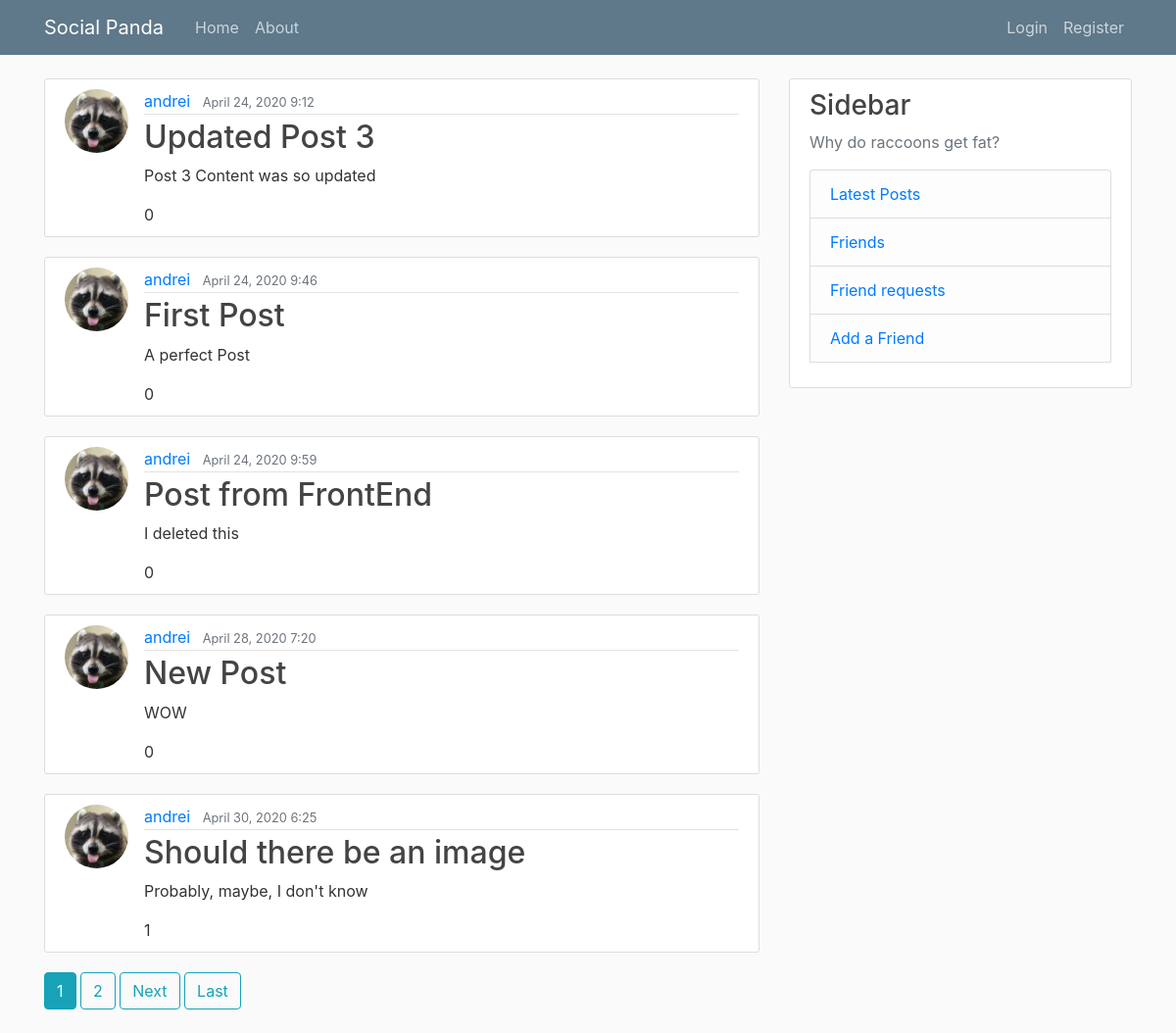
The page / on the database its author committed.
### blog/models.py (models this page shows, shortened)
class Post(models.Model):
    title = models.CharField(max_length=100)
    content = models.TextField()  # unrestriced text
    date_posted = models.DateTimeField(default=timezone.now)
    author = models.ForeignKey(User, on_delete=models.CASCADE)

### users/models.py (models this page shows, shortened)
class Profile(models.Model):
    user = models.OneToOneField(User, on_delete=models.CASCADE)
    image = models.ImageField(default='default.jpg', upload_to='profile_pics')

### blog/views.py (the view)
# urls.py: path('', PostListView.as_view(), name='blog-home'),
class PostListView(ListView):
    model = Post
    template_name = 'blog/home.html'  # <app>/<model>_<viewtype>.html
    context_object_name = 'posts'
    ordering = ['-date_posted']
    paginate_by = 5  # this adds first pagination functionality
    def get_queryset(self):
        if self.request.user.is_authenticated:
            return Post.objects.all().annotate(like_count=Count('likes'),
                                               liked=Count('likes', filter=Q(likes__user=self.request.user))
                                               ).order_by('-date_posted')
        else:
            return Post.objects.all().annotate(like_count=Count('likes'))

### blog/context_processors.py (called while the page is built)
def friend_requests(request):
    user = request.user
    friend_request_count = FriendRequest.objects.filter(receiver_id=user.id).count()
    friend_count = Friend.objects.filter(current_user_id=user.id).count()
    return {
        "friend_request_count": friend_request_count,
        "friends_count": friend_count,
    }

### blog/templates/blog/home.html (shortened to what this page needs)
{% extends 'blog/base.html'%}
{% block content %}
{% for post in posts %}
<article class="media content-section">
    <img class="rounded-circle article-img" src="{{ post.author.profile.image.url }}">
    <div class="media-body">
        <div class="article-metadata">
            <a class="mr-2" href="{% url 'user-posts' post.author.username %}">{{ post.author }}</a>
            <small class="text-muted">{{ post.date_posted|date:"F d, Y f" }}</small>
        </div>
            <h2><a class="article-title" href="{% url 'post-detail' post.id %}">{{ post.title }}</a></h2>
            <p class="article-content">{{ post.content }}</p>
            <form action="/like/" method="post">
                {% if user.is_authenticated  %}
                <input type="hidden" value="{{ post.id }}" name="post_id"/>
                <input type="hidden" value="{{  request.get_full_path }}" name="current_page"/>
                <a class="text-muted">Likes: {{ post.like_count }}</a>
                {% if user.id != post.author.id %}
                {% if post.liked == 0 %}
                <button class="btn btn-outline-info mb-1 material-icons" style="float:right" type="submit">thumb_up
                </button>
                {% else %}
                <button class="btn btn-outline-danger mb-1 material-icons" style="float:right" type="submit">
                    thumb_down
                </button>
                {% endif %}
                {% else %}
                <button class="btn btn-secondary mb-1 material-icons disabled" style="float:right">thumb_up</button>
                {% endif %}
                {% else %}
                <a>{{ post.like_count }}</a>
                {% endif %}
            </form>
          </div>
        </article>
    {% endfor %}
    {% if is_paginated %}
        {% for num in page_obj.paginator.page_range %}
            {% if page_obj.number == num %}
                <a class="btn btn-info mb-4" href="?page={{ num }}">{{ num }}</a>
            {% elif num > page_obj.number|add:'-3' and num < page_obj.number|add:'3' %}
                 <a class="btn btn-outline-info mb-4" href="?page={{ num }}">{{ num }}</a>
            {% endif%}
        {% endfor %}
        {% if page_obj.has_next %}
            <a class="btn btn-outline-info mb-4" href="?page={{ page_obj.next_page_number}}">Next</a>
            <a class="btn btn-outline-info mb-4" href="?page={{ page_obj.paginator.num_pages }}">Last</a>
        {% endif %}
    {% endif %}
{% endblock content %}

### blog/templates/blog/base.html (shortened to what this page needs)
{% load static %}
<!DOCTYPE html>
<html>
<head>
    <link rel="stylesheet" href="https://maxcdn.bootstrapcdn.com/bootstrap/4.0.0/css/bootstrap.min.css">
    <link  rel="stylesheet" type="text/css" href="{% static 'blog/main.css'%}">
</head>
<body>
    <header class="site-header">
      <nav class="navbar navbar-expand-md navbar-dark bg-steel fixed-top">
        <div class="container">
          <a class="navbar-brand mr-4" href="{% url 'blog-home' %}">Social Panda</a>
          <div class="collapse navbar-collapse" id="navbarToggle">
            <div class="navbar-nav mr-auto">
              <a class="nav-item nav-link" href="{% url 'blog-home' %}">Home</a>
              <a class="nav-item nav-link" href="{% url 'blog-about' %}">About</a>
            </div>
            <div class="navbar-nav">
              {% if user.is_authenticated %}
                <a class="nav-item nav-link" href="{% url 'post-create' %}">New Post</a>
                <a class="nav-item nav-link" href="{% url 'profile' %}">Profile</a>
                <a class="nav-item nav-link" href="{% url 'logout' %}">Logout</a>
              {% else %}
                <a class="nav-item nav-link" href="{% url 'login' %}">Login</a>
                <a class="nav-item nav-link" href="{% url 'register' %}">Register</a>
              {% endif %}
            </div>
          </div>
        </div>
      </nav>
    </header>
    <main role="main" class="container">
      <div class="row">
        <div class="col-md-8">
            {% block content %}{% endblock %}
        </div>
        <div class="col-md-4">
            <div class="content-section">
                <h3>Sidebar</h3>
                <p class='text-muted'> Why do raccoons get fat?
                <ul class="list-group">
                    <li class="list-group-item list-group-item-light"><a href="{% url 'blog-home' %}">Latest Posts</a>
                    </li>
                    {% if friends_count == 0 %}
                    <li class="list-group-item list-group-item-light"><a href="{% url 'friends' %}">Friends</a></li>
                    {% else %}
                    <li class="list-group-item list-group-item-light"><a href="{% url 'friends' %}">Friends ({{
                        friends_count }})</a></li>
                    {% endif %}
                    {% if friend_request_count == 0 %}
                    <li class="list-group-item list-group-item-light"><a href="{% url 'friend-request' %}">Friend
                        requests</a></li>
                    {% else %}
                    <li class="list-group-item list-group-item-light"><a href="{% url 'friend-request' %}">Friend
                        requests ({{ friend_request_count }})</a></li>
                    {% endif %}
                    <li class="list-group-item list-group-item-light"><a href="{% url 'add-friend' %}">Add a Friend</li>
                </ul>
            </p>
          </div>
        </div>
      </div>
    </main>
</body>
</html>

### blog/static/blog/main.css (style rules this page uses)
body { background: #fafafa; color: #333333; margin-top: 5rem; }
h1, h2, h3, h4, h5, h6 { color: #444444; }
ul { margin: 0; }
.bg-steel { background-color-new: #004d13; background-color: #5f788a; }
.site-header .navbar-nav .nav-link { color: #cbd5db; }
.content-section { background: #ffffff; padding: 10px 20px; border: 1px solid #dddddd; border-radius: 3px; margin-bottom: 20px; }
.article-title { color: #444444; }
.article-content { white-space: pre-line; }
.article-img { height: 65px; width: 65px; margin-right: 16px; }
.article-metadata { padding-bottom: 1px; margin-bottom: 4px; border-bottom: 1px solid #e3e3e3 }

### rows shown on the page
Post: author.profile.image (picture), author "andrei", date_posted "April 24, 2020 9:12", title "Updated Post 3", content "Post 3 Content was so updated", like_count "0"
Post: author.profile.image (picture), author "andrei", date_posted "April 24, 2020 9:46", title "First Post", content "A perfect Post", like_count "0"
Post: author.profile.image (picture), author "andrei", date_posted "April 24, 2020 9:59", title "Post from FrontEnd", content "I deleted this", like_count "0"
Post: author.profile.image (picture), author "andrei", date_posted "April 28, 2020 7:20", title "New Post", content "WOW", like_count "0"
Post: author.profile.image (picture), author "andrei", date_posted "April 30, 2020 6:25", title "Should there be an image", content "Probably, maybe, I don't know", like_count "1"

### other values the page prints
{{ num }} "1"
{{ num }} "2"
